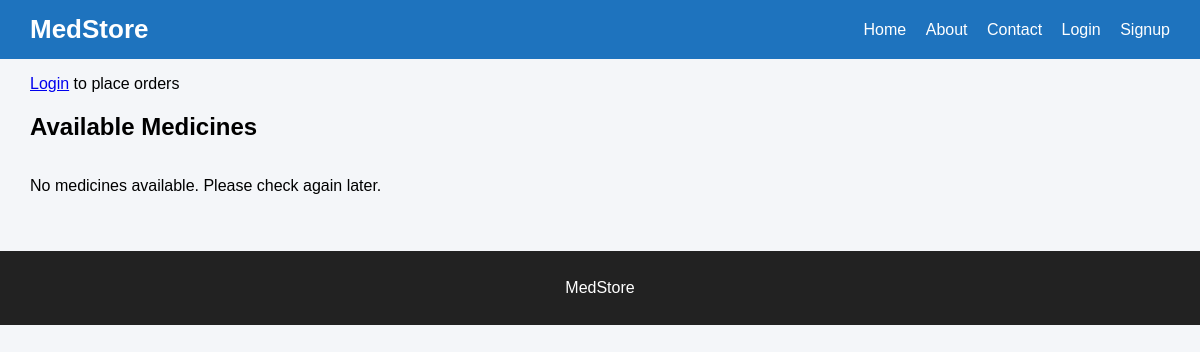
The app's page /, older data.
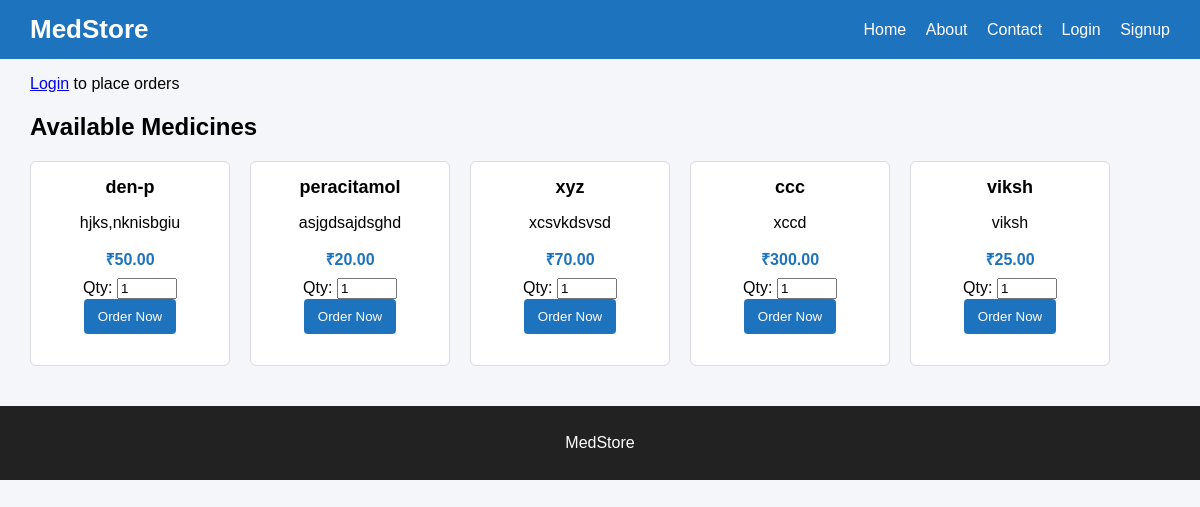
The same page, newer data.
### medstore_app/models.py (models this page shows, shortened)
class Medicine(models.Model):
    category = models.ForeignKey(Category, on_delete=models.SET_NULL, null=True, blank=True)
    name = models.CharField(max_length=255)
    price = models.DecimalField(max_digits=10, decimal_places=2, default=0.0)
    description = models.TextField(blank=True, null=True)
    stock = models.IntegerField(default=0)

### medstore_app/views.py (the view)
# urls.py: path('', views.show_home_page, name='home'),
def show_home_page(request):
    products = Medicine.objects.all()
    user_email = request.COOKIES.get('user_email')
    user = User.objects.filter(email=user_email).first()
    orders = []
    if user:
        orders = Order.objects.filter(user=user).order_by('-id')
    return render(request, 'medstore_app/home.html', {
        'products': products,
        'user': user,
        'orders': orders
    })

### medstore_app/templates/medstore_app/home.html (shortened to what this page needs)
{% include 'medstore_app/header.html' %}
<div class="container">
    {% if user %}
        <p>Welcome, <strong>{{ user.username }}</strong>!</p>
    {% else %}
        <p><a href="{% url 'medstore_app:login' %}">Login</a> to place orders</p>
    {% endif %}
    <h2>Available Medicines</h2>
    <div class="product-grid">
        {% for p in products %}
            <div class="product-card">
                <h3>{{ p.name }}</h3>
                <p>{{ p.description|default:"No description available." }}</p>
                <p class="price">₹{{ p.price }}</p>
                <form method="post" action="{% url 'medstore_app:create_order' p.id %}">
                    <label>Qty:</label>
                    <input type="number" name="quantity" min="1" value="1" style="width:60px;">
                    <button class="btn" type="submit">Order Now</button>
                </form>
            </div>
        {% empty %}
            <p>No medicines available. Please check again later.</p>
        {% endfor %}
    </div>
</div>
{% include 'medstore_app/footer.html' %}

Row changes from the older to the newer data that the page shows:
added Medicine: name "den-p", description "hjks,nknisbgiu", price "50.00"
added Medicine: name "peracitamol", description "asjgdsajdsghd", price "20.00"
added Medicine: name "xyz", description "xcsvkdsvsd", price "70.00"
added Medicine: name "ccc", description "xccd", price "300.00"
added Medicine: name "viksh", description "viksh", price "25.00"
Text that changed along with them:
text no longer shown: "No medicines available. Please check again later."
